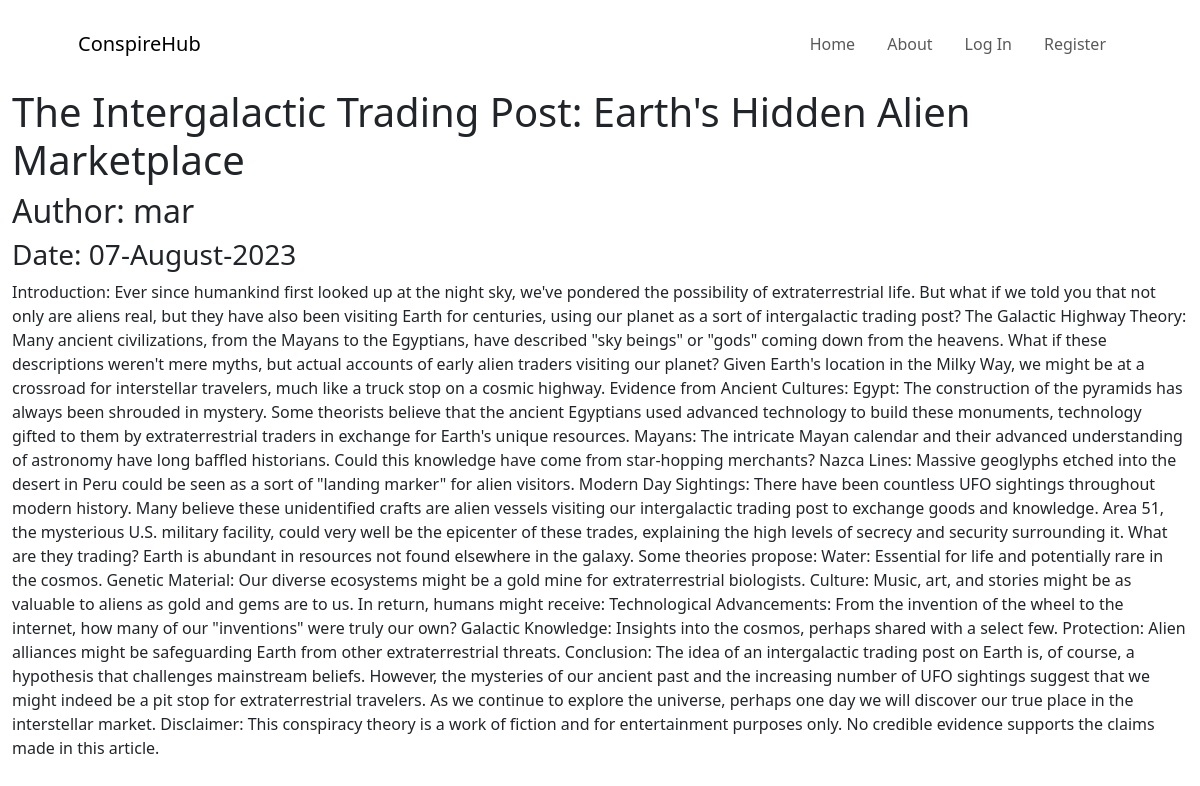
Page /3 on the committed database.
### blogproject/models.py (models this page shows, shortened)
class BlogPost(db.Model):
    users = db.relationship(User)
    id = db.Column(db.Integer, primary_key=True)
    user_id = db.Column(db.Integer, db.ForeignKey('users.id'), nullable=False)
    date = db.Column(db.DateTime, nullable=False, default=datetime.utcnow)
    title = db.Column(db.String(160), nullable=False)
    text = db.Column(db.Text, nullable=False)

class User(db.Model, UserMixin):
    __tablename__ = 'users'
    id = db.Column(db.Integer, primary_key=True)
    profile_image = db.Column(
        db.String(64), nullable=False, default='snake.png')
    email = db.Column(db.String(64), unique=True, index=True)
    username = db.Column(db.String(64), unique=True, index=True)
    password_hash = db.Column(db.String(128))
    posts = db.relationship('BlogPost', backref='author', lazy=True)

### blogproject/users/views.py (the view)
@users.route("/<username>")
def user_posts(username):
    page = request.args.get('page', 1, type=int)
    user = User.query.filter_by(username=username).first_or_404()
    blog_posts = BlogPost.query.filter_by(author=user).order_by(
        BlogPost.date.desc()).paginate(page=page, per_page=5)
    return render_template('user_posts.html',
                           blog_posts=blog_posts, user=user)

### blogproject/blog_posts/views.py (called while the page is built)
@blog_posts.route('/<int:blog_post_id>')
def view_post(blog_post_id):
    blog_post = BlogPost.query.get_or_404(blog_post_id)
    return render_template('article.html', title=blog_post.title,
                           date=blog_post.date, post=blog_post)

### blogproject/templates/article.html (shortened to what this page needs)
{% extends "base.html" %}
{% block content %}
<div class="container-fluid">
    <h1>{{post.title}}</h1>
    <h2>Author: {{post.author.username}}</h2>
    <h3>Date: {{post.date.strftime('%d-%B-%Y')}}</h3>
    <p>{{post.text}}</p>
</div>
{% endblock %}

### rows in the picture
BlogPost: title "The Intergalactic Trading Post: Earth's Hidden Alien Marketplace", date "07-August-2023", text "Introduction: Ever since humankind first looked up at the night sky, we've pondered the possibility of extraterrestrial life. But what if we told you that not only are aliens real, but they have also been visiting Earth for centuries, using our planet as a sort of intergalactic trading post? The Galactic Highway Theory: Many ancient civilizations, from the Mayans to the Egyptians, have described \"sky beings\" or \"gods\" coming down from the heavens. What if these descriptions weren't mere myths, but actual accounts of early alien traders visiting our planet? Given Earth's location in the Milky Way, we might be at a crossroad for interstellar travelers, much like a truck stop on a cosmic…"
User: author.username "mar"
